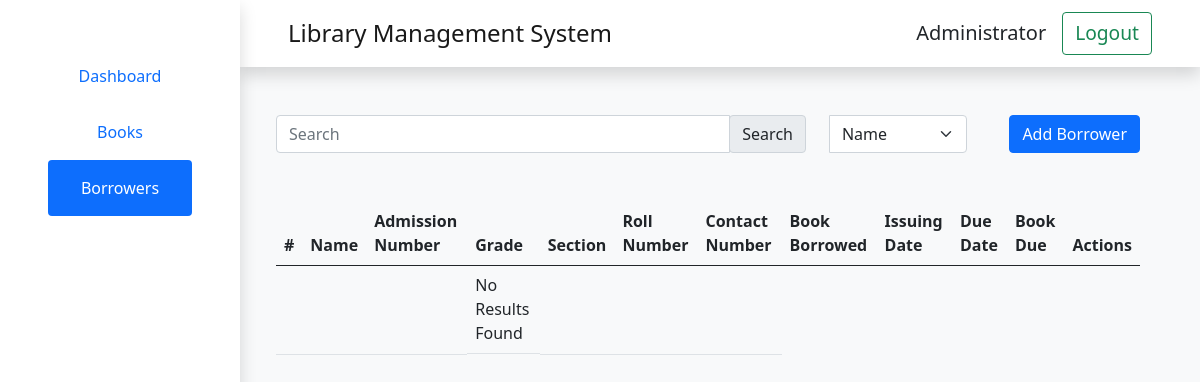
/lib_man/librarian/borrowers (signed in), run on an earlier commit of the app's database.
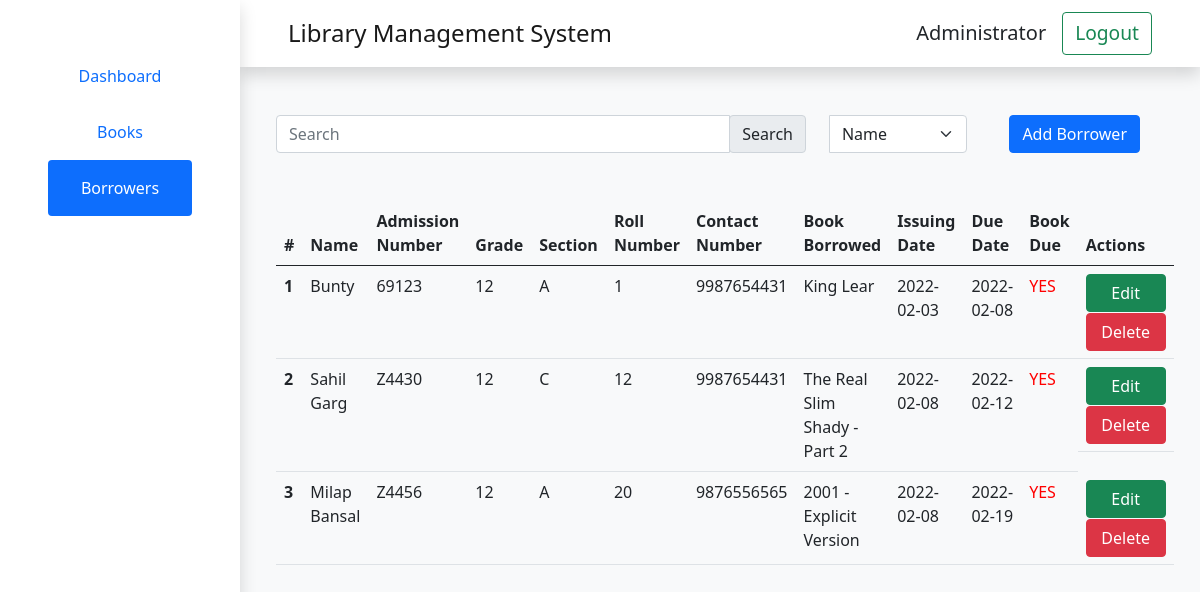
And on a later commit of the database.
### lib_man/models.py (models this page shows, shortened)
class Borrower(models.Model):
    def get_due_date():
        return date.today() + timedelta(days=15)
    name = models.CharField(max_length=50)
    adm_no = models.CharField(max_length=10)
    grade = models.IntegerField(
        validators=[
            MaxValueValidator(12),
            MinValueValidator(1)
        ]
    )
    section = models.CharField(max_length=1)
    roll_no = models.IntegerField(
        validators=[
            MaxValueValidator(100),
            MinValueValidator(1)
        ]
    )
    contact_no = models.BigIntegerField(
        validators=[
            MaxValueValidator(9223372036854775807),
            MinValueValidator(-9223372036854775807)
        ]
    )
    book_borrowed = models.ForeignKey(Book, on_delete=models.CASCADE)
    date_borrowed = models.DateField(default=date.today())
    date_due = models.DateField(default=get_due_date())

class Book(models.Model):
    def __str__(self):
        return self.title
    title = models.CharField(max_length=50)
    author = models.CharField(max_length=50)
    isbn = models.CharField(max_length=13)
    publisher = models.CharField(max_length=50)
    genre = models.CharField(max_length=50)
    book_location = models.CharField(max_length=50)
    status_borrowed = models.BooleanField(default=False)

### lib_man/views.py (the view, shortened to what this page needs)
# urls.py: path('librarian/borrowers', views.borrowers, name="borrowers"),
@login_required(login_url='login')
def borrowers(request):
    context = {}
    if not request.GET:
        context = {
            'borrowers': Borrower.objects.all(),
            'edit_borrower_form': EditBorrowerForm(),
            'add_borrower_form': AddBorrowerForm(),
            'delete_borrower_form': DeleteBorrowerForm,
            'books': Book.objects.filter(status_borrowed=False),
            'search_borrowers_form': SearchBorrowersForm()
        }
    return render(request, 'lib_man/portalPages/borrowers.html', context)

### lib_man/templates/lib_man/portalPages/borrowers.html (shortened to what this page needs)
{% extends 'lib_man/components/portal.html' %}
{% block portal %}
<form action='{% url "search_borrowers" %}' method="POST">
    <div class="d-inline-flex w-100 mb-5 pe-10 justify-content-between">
        <div class="input-group" style="width: 80%;">
            {{ search_borrowers_form.keyword }}
            <div class="input-group-append me-4">
                <input type="submit" class="input-group-text" id="basic-addon2"value="Search">
            </div>
            {{ search_borrowers_form.search_by }}
        </div>
        <button type="button" class="btn btn-primary" data-bs-toggle="modal" data-bs-target="#addBorrower">Add Borrower</button>
    </div>
</form>
<table class="table">
    <thead>
        <tr>
            <th scope="col">#</th>
            <th scope="col">Name</th>
            <th scope="col">Admission Number</th>
            <th scope="col">Grade</th>
            <th scope="col">Section</th>
            <th scope="col">Roll Number</th>
            <th scope="col">Contact Number</th>
            <th scope="col">Book Borrowed</th>
            <th scope="col">Issuing Date</th>
            <th scope="col">Due Date</th>
            <th scope="col">Book Due</th>
            <th scope="col">Actions</th>
        </tr>
    </thead>
    <tbody>
        {% for borrower in borrowers %}
        <tr>
            <th>{{ forloop.counter }}</th>
            <td id="name{{ forloop.counter }}">{{ borrower.name }}</td>
            <td id="adm_no{{ forloop.counter }}">{{ borrower.adm_no }}</td>
            <td id="grade{{ forloop.counter }}">{{borrower.grade}}</td>
            <td id="section{{ forloop.counter }}">{{ borrower.section }}</td>
            <td id="roll_no{{ forloop.counter }}">{{ borrower.roll_no}}</td>
            <td id="contact_no{{ forloop.counter }}">{{ borrower.contact_no }}</td>
            <td id="book_borrowed{{ forloop.counter }}">{{ borrower.book_borrowed }}</td>
            <td id="date_borrowed{{ forloop.counter }}">{{ borrower.date_borrowed|date:'Y-m-d' }}</td>
            <td id="date_due{{ forloop.counter }}">{{ borrower.date_due|date:'Y-m-d' }}</td>
            {% now 'Y-m-d' as todays_date %}
            {% if todays_date >= borrower.date_due|date:'Y-m-d' %}
            <td style='color: red'>YES</td>
            {% else %}
            <td style='color: green'>NO</td>
            {% endif %}
            {% autoescape on %}
            <td style=" display: grid; grid-template-rows: repeat(2, 50%); grid-gap: 2%;">
                <button type="button" class="btn btn-success" data-bs-toggle="modal"
                    data-bs-target="#editBorrower"
                    onclick="editBorrowerHandler('{{ forloop.counter }}', '{{ borrower.pk }}', '{{ borrower.book_borrowed.pk }}')">Edit</button>
                <button type="button" class="btn btn-danger"data-bs-toggle="modal"
                    data-bs-target="#deleteBorrower"
                    onclick="deleteBorrowerHandler('{{ forloop.counter }}', '{{ borrower.pk }}')">Delete</button>
            </td>
            {% endautoescape %}
        </tr>
        {% empty %}
        <tr>
            <td></td>
            <td></td>
            <td></td>
            <td style="display: flex; justify-content: center; align-items: center;">
                No Results Found
            </td>
            <td></td>
            <td></td>
            <td></td>
        </tr>
        {% endfor %}
    </tbody>
</table>
{% endblock %}

What changed in the data, as far as the page shows it:
added Borrower: name "Bunty", adm_no "69123", grade "12", section "A", roll_no "1", contact_no "9987654431", book_borrowed "King Lear", date_borrowed "2022-02-03", date_due "2022-02-08", shows "YES"
added Borrower: name "Sahil Garg", adm_no "Z4430", grade "12", section "C", roll_no "12", contact_no "9987654431", book_borrowed "The Real Slim Shady - Part 2", date_borrowed "2022-02-08", date_due "2022-02-12", shows "YES"
added Borrower: name "Milap Bansal", adm_no "Z4456", grade "12", section "A", roll_no "20", contact_no "9876556565", book_borrowed "2001 - Explicit Version", date_borrowed "2022-02-08", date_due "2022-02-19", shows "YES"
Also different on the page:
text no longer shown: "No Results Found"
